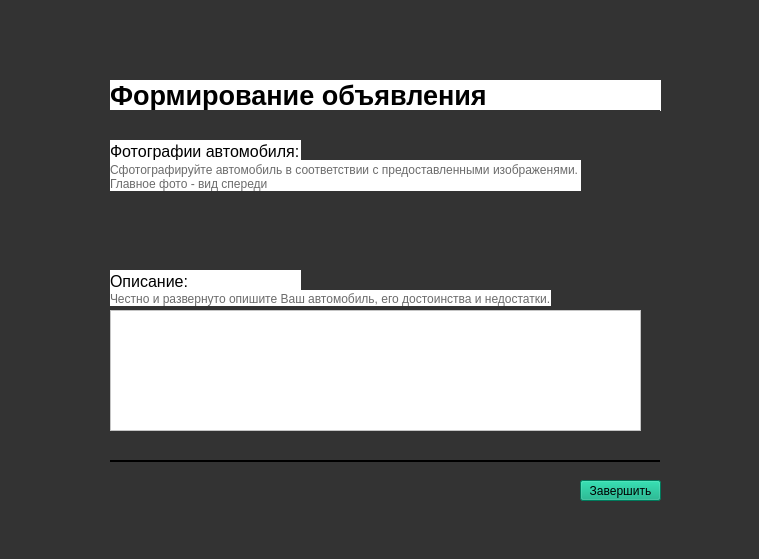
   <widget class="QWidget" name="page_4">
    <property name="styleSheet">
     <string notr="true">background-color: rgb(51, 51, 51);</string>
    </property>
    <widget class="QPushButton" name="backButton_4">
     <property name="geometry">
      <rect>
       <x>10</x>
       <y>10</y>
       <width>31</width>
       <height>31</height>
      </rect>
     </property>
     <property name="text">
      <string/>
     </property>
     <property name="icon">
      <iconset resource="qrc.qrc">
       <normaloff>:/backIcon.png</normaloff>:/backIcon.png</iconset>
     </property>
     <property name="iconSize">
      <size>
       <width>30</width>
       <height>30</height>
      </size>
     </property>
     <property name="autoDefault">
      <bool>false</bool>
     </property>
     <property name="flat">
      <bool>true</bool>
     </property>
    </widget>
    <widget class="QLabel" name="label_40">
     <property name="geometry">
      <rect>
       <x>110</x>
       <y>80</y>
       <width>551</width>
       <height>31</height>
      </rect>
     </property>
     <property name="font">
      <font>
       <pointsize>20</pointsize>
       <italic>false</italic>
       <bold>true</bold>
      </font>
     </property>
     <property name="styleSheet">
      <string notr="true">font: 700 20pt &quot;Arial&quot;;
background-color: rgb(255, 255, 255);
</string>
     </property>
     <property name="text">
      <string>Формирование объявления</string>
     </property>
    </widget>
    <widget class="QLabel" name="label_41">
     <property name="geometry">
      <rect>
       <x>110</x>
       <y>110</y>
       <width>550</width>
       <height>2</height>
      </rect>
     </property>
     <property name="styleSheet">
      <string notr="true">background-color: rgb(51, 51, 51);</string>
     </property>
     <property name="frameShape">
      <enum>QFrame::NoFrame</enum>
     </property>
     <property name="text">
      <string/>
     </property>
    </widget>
    <widget class="QLabel" name="label_22">
     <property name="geometry">
      <rect>
       <x>110</x>
       <y>140</y>
       <width>191</width>
       <height>21</height>
      </rect>
     </property>
     <property name="font">
      <font>
       <pointsize>12</pointsize>
      </font>
     </property>
     <property name="styleSheet">
      <string notr="true">background-color: rgb(255, 255, 255);</string>
     </property>
     <property name="text">
      <string>Фотографии автомобиля:</string>
     </property>
     <property name="alignment">
      <set>Qt::AlignBottom|Qt::AlignLeading|Qt::AlignLeft</set>
     </property>
    </widget>
    <widget class="QPushButton" name="carLeftPhotoButton">
     <property name="geometry">
      <rect>
       <x>190</x>
       <y>190</y>
       <width>65</width>
       <height>65</height>
      </rect>
     </property>
     <property name="toolTip">
      <string>Вид слева</string>
     </property>
     <property name="text">
      <string/>
     </property>
     <property name="icon">
      <iconset resource="qrc.qrc">
       <normaloff>:/carPhotoLeft.png</normaloff>:/carPhotoLeft.png</iconset>
     </property>
     <property name="iconSize">
      <size>
       <width>65</width>
       <height>65</height>
      </size>
     </property>
     <property name="flat">
      <bool>true</bool>
     </property>
    </widget>
    <widget class="QPushButton" name="carRightPhotoButton">
     <property name="geometry">
      <rect>
       <x>110</x>
       <y>190</y>
       <width>65</width>
       <height>65</height>
      </rect>
     </property>
     <property name="toolTip">
      <string>Вид справа</string>
     </property>
     <property name="text">
      <string/>
     </property>
     <property name="icon">
      <iconset resource="qrc.qrc">
       <normaloff>:/carPhotoRight.png</normaloff>:/carPhotoRight.png</iconset>
     </property>
     <property name="iconSize">
      <size>
       <width>65</width>
       <height>65</height>
      </size>
     </property>
     <property name="flat">
      <bool>true</bool>
     </property>
    </widget>
    <widget class="QPushButton" name="carBehindPhotoButton">
     <property name="geometry">
      <rect>
       <x>270</x>
       <y>190</y>
       <width>65</width>
       <height>65</height>
      </rect>
     </property>
     <property name="toolTip">
      <string>Вид сзади</string>
     </property>
     <property name="text">
      <string/>
     </property>
     <property name="icon">
      <iconset resource="qrc.qrc">
       <normaloff>:/carPhotoBehind.png</normaloff>:/carPhotoBehind.png</iconset>
     </property>
     <property name="iconSize">
      <size>
       <width>65</width>
       <height>65</height>
      </size>
     </property>
     <property name="flat">
      <bool>true</bool>
     </property>
    </widget>
    <widget class="QPushButton" name="carFrontPhotoButton">
     <property name="geometry">
      <rect>
       <x>350</x>
       <y>190</y>
       <width>65</width>
       <height>65</height>
      </rect>
     </property>
     <property name="toolTip">
      <string>Вид спереди</string>
     </property>
     <property name="text">
      <string/>
     </property>
     <property name="icon">
      <iconset resource="qrc.qrc">
       <normaloff>:/carPhotoFront.png</normaloff>:/carPhotoFront.png</iconset>
     </property>
     <property name="iconSize">
      <size>
       <width>65</width>
       <height>65</height>
      </size>
     </property>
     <property name="flat">
      <bool>true</bool>
     </property>
    </widget>
    <widget class="QPushButton" name="carBonnetPhotoButton">
     <property name="geometry">
      <rect>
       <x>430</x>
       <y>190</y>
       <width>65</width>
       <height>65</height>
      </rect>
     </property>
     <property name="toolTip">
      <string>Вид с открытым капотом</string>
     </property>
     <property name="text">
      <string/>
     </property>
     <property name="icon">
      <iconset resource="qrc.qrc">
       <normaloff>:/carPhotoBonnet.png</normaloff>:/carPhotoBonnet.png</iconset>
     </property>
     <property name="iconSize">
      <size>
       <width>65</width>
       <height>65</height>
      </size>
     </property>
     <property name="flat">
      <bool>true</bool>
     </property>
    </widget>
    <widget class="QPushButton" name="carTrunkPhotoButton">
     <property name="geometry">
      <rect>
       <x>510</x>
       <y>190</y>
       <width>65</width>
       <height>65</height>
      </rect>
     </property>
     <property name="toolTip">
      <string>Вид с открытым багажником</string>
     </property>
     <property name="text">
      <string/>
     </property>
     <property name="icon">
      <iconset resource="qrc.qrc">
       <normaloff>:/carPhotoTrunk.png</normaloff>:/carPhotoTrunk.png</iconset>
     </property>
     <property name="iconSize">
      <size>
       <width>65</width>
       <height>65</height>
      </size>
     </property>
     <property name="flat">
      <bool>true</bool>
     </property>
    </widget>
    <widget class="QLabel" name="label">
     <property name="geometry">
      <rect>
       <x>110</x>
       <y>160</y>
       <width>471</width>
       <height>31</height>
      </rect>
     </property>
     <property name="font">
      <font/>
     </property>
     <property name="styleSheet">
      <string notr="true">background-color: rgb(255, 255, 255);
color: rgb(107, 107, 107);</string>
     </property>
     <property name="text">
      <string>Сфотографируйте автомобиль в соответствии с предоставленными изображенями.
Главное фото - вид спереди</string>
     </property>
     <property name="alignment">
      <set>Qt::AlignBottom|Qt::AlignLeading|Qt::AlignLeft</set>
     </property>
    </widget>
    <widget class="QLabel" name="label_23">
     <property name="geometry">
      <rect>
       <x>110</x>
       <y>270</y>
       <width>191</width>
       <height>21</height>
      </rect>
     </property>
     <property name="font">
      <font>
       <pointsize>12</pointsize>
      </font>
     </property>
     <property name="styleSheet">
      <string notr="true">background-color: rgb(255, 255, 255);</string>
     </property>
     <property name="text">
      <string>Описание:</string>
     </property>
     <property name="alignment">
      <set>Qt::AlignBottom|Qt::AlignLeading|Qt::AlignLeft</set>
     </property>
    </widget>
    <widget class="QLabel" name="label_2">
     <property name="geometry">
      <rect>
       <x>110</x>
       <y>290</y>
       <width>441</width>
       <height>16</height>
      </rect>
     </property>
     <property name="font">
      <font/>
     </property>
     <property name="styleSheet">
      <string notr="true">color: rgb(107, 107, 107);
background-color: rgb(255, 255, 255);</string>
     </property>
     <property name="text">
      <string>Честно и развернуто опишите Ваш автомобиль, его достоинства и недостатки.</string>
     </property>
     <property name="alignment">
      <set>Qt::AlignBottom|Qt::AlignLeading|Qt::AlignLeft</set>
     </property>
    </widget>
    <widget class="QTextEdit" name="descriptionTextEdit">
     <property name="geometry">
      <rect>
       <x>110</x>
       <y>310</y>
       <width>531</width>
       <height>121</height>
      </rect>
     </property>
     <property name="styleSheet">
      <string notr="true">background-color: rgb(255, 255, 255);</string>
     </property>
    </widget>
    <widget class="QPushButton" name="completeButton">
     <property name="geometry">
      <rect>
       <x>580</x>
       <y>480</y>
       <width>81</width>
       <height>21</height>
      </rect>
     </property>
     <property name="layoutDirection">
      <enum>Qt::RightToLeft</enum>
     </property>
     <property name="styleSheet">
      <string notr="true">background-color: rgb(0, 170, 127);</string>
     </property>
     <property name="text">
      <string>Завершить</string>
     </property>
     <property name="icon">
      <iconset resource="qrc.qrc">
       <normaloff>:/next.png</normaloff>:/next.png</iconset>
     </property>
     <property name="flat">
      <bool>false</bool>
     </property>
     <property name="Alignment " stdset="0">
      <string>AlignRight</string>
     </property>
    </widget>
    <widget class="QLabel" name="label_10">
     <property name="geometry">
      <rect>
       <x>110</x>
       <y>460</y>
       <width>550</width>
       <height>2</height>
      </rect>
     </property>
     <property name="styleSheet">
      <string notr="true">background-color: rgb(51, 51, 51);</string>
     </property>
     <property name="frameShape">
      <enum>QFrame::Box</enum>
     </property>
     <property name="text">
      <string/>
     </property>
    </widget>
    <widget class="QWidget" name="widget_4" native="true">
     <property name="geometry">
      <rect>
       <x>50</x>
       <y>50</y>
       <width>700</width>
       <height>500</height>
      </rect>
     </property>
     <property name="styleSheet">
      <string notr="true">background-image: url(:/addAdPHO.png);</string>
     </property>
    </widget>
    <zorder>widget_4</zorder>
    <zorder>backButton_4</zorder>
    <zorder>label_40</zorder>
    <zorder>label_41</zorder>
    <zorder>label_22</zorder>
    <zorder>carLeftPhotoButton</zorder>
    <zorder>carRightPhotoButton</zorder>
    <zorder>carBehindPhotoButton</zorder>
    <zorder>carFrontPhotoButton</zorder>
    <zorder>carBonnetPhotoButton</zorder>
    <zorder>carTrunkPhotoButton</zorder>
    <zorder>label</zorder>
    <zorder>label_23</zorder>
    <zorder>label_2</zorder>
    <zorder>descriptionTextEdit</zorder>
    <zorder>completeButton</zorder>
    <zorder>label_10</zorder>
   </widget>
